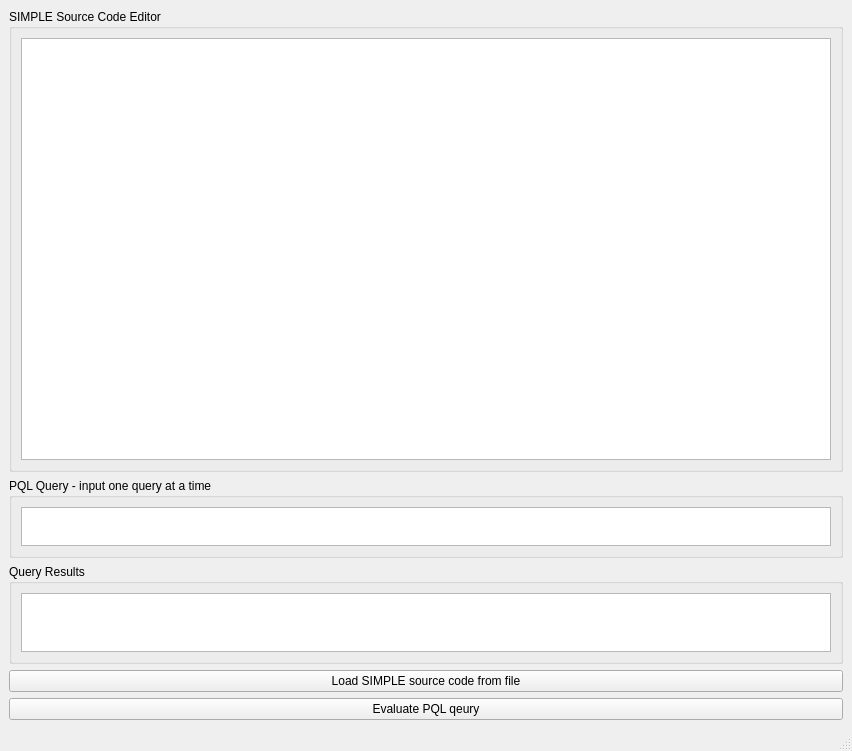
<?xml version="1.0" encoding="UTF-8"?>
<ui version="4.0">
 <class>MainWindow</class>
 <widget class="QMainWindow" name="MainWindow">
  <property name="geometry">
   <rect>
    <x>0</x>
    <y>0</y>
    <width>852</width>
    <height>751</height>
   </rect>
  </property>
  <property name="windowTitle">
   <string>SPA GUI</string>
  </property>
  <widget class="QWidget" name="centralwidget">
   <layout class="QVBoxLayout" name="verticalLayout">
    <item>
     <widget class="QGroupBox" name="groupBox_2">
      <property name="title">
       <string>SIMPLE Source Code Editor</string>
      </property>
      <layout class="QHBoxLayout" name="horizontalLayout_2">
       <item>
        <widget class="CodeEditor" name="txtCodeEditor"/>
       </item>
      </layout>
     </widget>
    </item>
    <item>
     <widget class="QGroupBox" name="groupBox">
      <property name="maximumSize">
       <size>
        <width>16777215</width>
        <height>80</height>
       </size>
      </property>
      <property name="title">
       <string>PQL Query - input one query at a time</string>
      </property>
      <property name="checkable">
       <bool>false</bool>
      </property>
      <layout class="QHBoxLayout" name="horizontalLayout">
       <item>
        <widget class="QTextEdit" name="txtQuery">
         <property name="sizeAdjustPolicy">
          <enum>QAbstractScrollArea::AdjustIgnored</enum>
         </property>
        </widget>
       </item>
      </layout>
     </widget>
    </item>
    <item>
     <widget class="QGroupBox" name="groupBox_3">
      <property name="maximumSize">
       <size>
        <width>16777215</width>
        <height>100</height>
       </size>
      </property>
      <property name="title">
       <string>Query Results</string>
      </property>
      <layout class="QHBoxLayout" name="horizontalLayout_3">
       <item>
        <widget class="QTextEdit" name="txtResult"/>
       </item>
      </layout>
     </widget>
    </item>
    <item>
     <widget class="QPushButton" name="btnLoadQuery">
      <property name="text">
       <string>Load SIMPLE source code from file</string>
      </property>
     </widget>
    </item>
    <item>
     <widget class="QPushButton" name="btnRunQuery">
      <property name="text">
       <string>Evaluate PQL qeury</string>
      </property>
     </widget>
    </item>
   </layout>
  </widget>
  <widget class="QMenuBar" name="menubar">
   <property name="geometry">
    <rect>
     <x>0</x>
     <y>0</y>
     <width>852</width>
     <height>21</height>
    </rect>
   </property>
  </widget>
  <widget class="QStatusBar" name="statusbar"/>
 </widget>
 <customwidgets>
  <customwidget>
   <class>CodeEditor</class>
   <extends>QTextEdit</extends>
   <header>codeeditor.h</header>
  </customwidget>
 </customwidgets>
 <resources/>
 <connections>
  <connection>
   <sender>btnLoadQuery</sender>
   <signal>clicked()</signal>
   <receiver>MainWindow</receiver>
   <slot>btnLoad_clicked()</slot>
   <hints>
    <hint type_="sourcelabel">
     <x>635</x>
     <y>683</y>
    </hint>
    <hint type_="destinationlabel">
     <x>625</x>
     <y>784</y>
    </hint>
   </hints>
  </connection>
  <connection>
   <sender>btnRunQuery</sender>
   <signal>clicked()</signal>
   <receiver>MainWindow</receiver>
   <slot>btnRun_clicked()</slot>
   <hints>
    <hint type_="sourcelabel">
     <x>714</x>
     <y>710</y>
    </hint>
    <hint type_="destinationlabel">
     <x>692</x>
     <y>808</y>
    </hint>
   </hints>
  </connection>
 </connections>
 <slots>
  <slot>btnLoad_clicked()</slot>
  <slot>btnRun_clicked()</slot>
 </slots>
</ui>
